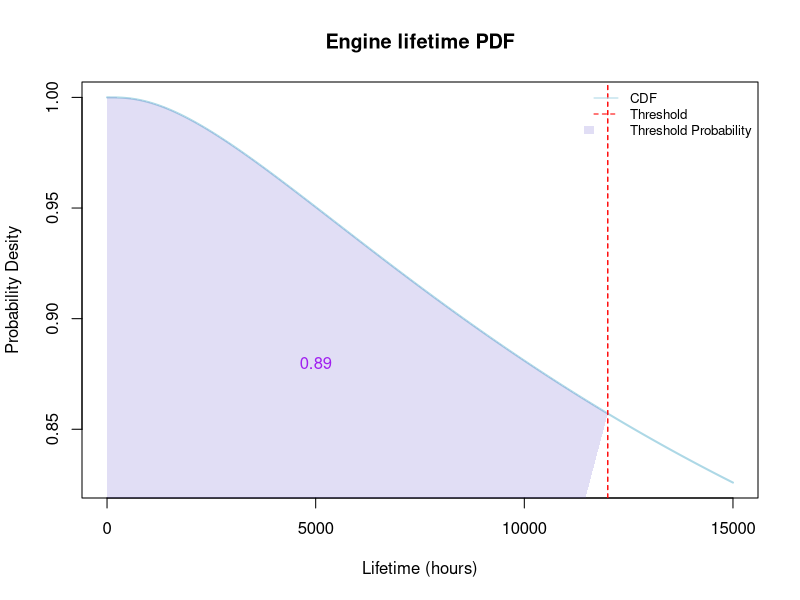
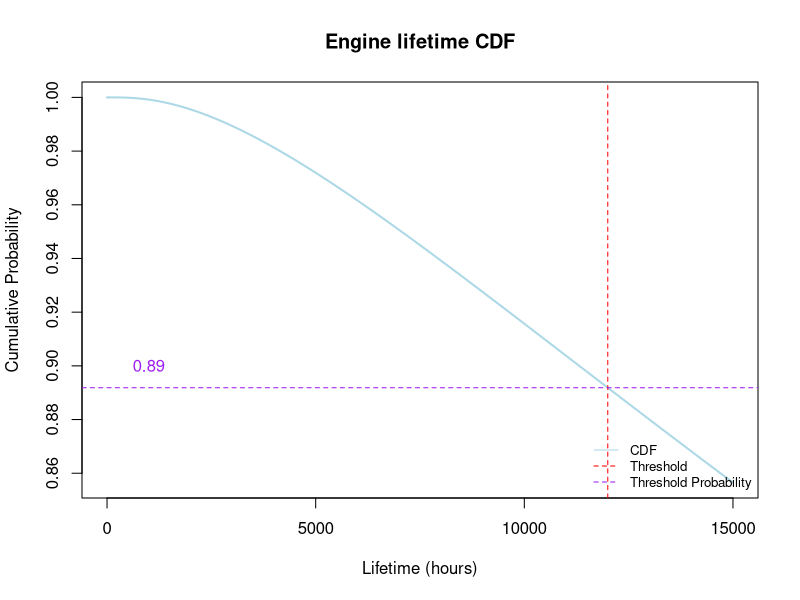

Write the R code that produced these figures, in order.
# Lifetime of an engine


# Parameters
mean_normal <- 11      # mean of the underlying normal distribution
sd_normal <- 1.3       # standard deviation of the underlying normal distribution
threshold_lifetime <- 12000  # threshold value

# Define transparent fill color
red <- 106
green <- 90
blue <- 205
alpha <- 50
purple_trans <- rgb(red, green, blue, alpha, maxColorValue=255)


# Calculate the probability that the lifetime exceeds the threshold
probability_exceeds_threshold <- 1 - pnorm(log(threshold_lifetime), mean = mean_normal, sd = sd_normal)

# Generate a sequence of values for the x-axis
x_values <- seq(0, 15000, length.out = 1000)


# Calculate the PDF values for the generated x_values
pdf_values <- 1 - dnorm(log(x_values), mean = mean_normal, sd = sd_normal)

# PDF Plot
plot(x_values, pdf_values, type = 'l', col = 'lightblue', lwd = 2,
     main = 'Engine lifetime PDF',
     ylab = 'Probability Desity', xlab = 'Lifetime (hours)')

# Add a vertical line at the threshold
abline(v = threshold_lifetime, col = 'red', lty = 2)

# Add a vertical line at the threshold
abline(v = threshold_lifetime, col = 'red', lty = 2)

# Find the x and y coordinates for the polygon
x_polygon <- c(0, seq(0, threshold_lifetime))
y_polygon <- c(0, 1 - dnorm(log(seq(0, threshold_lifetime)), mean = mean_normal, sd = sd_normal))

# Add the filled area below the curve from 0 to threshold_lifetime
polygon(x_polygon, y_polygon, col = purple_trans, border = NA)

# Add legend
legend("topright", legend = c("CDF", "Threshold", "Threshold Probability"), col = c("lightblue", "red", "purple"), border = NA, lty = c(1, 2, 0), fill = c("white", "white", purple_trans), cex = 0.8, bty = "n")

# Add labeling
text(5000, 0.88, "0.89", col = "purple")


# Calculate the CDF values for the generated x_values
cdf_values <- 1 - pnorm(log(x_values), mean = mean_normal, sd = sd_normal)

# CDF Plot
plot(x_values, cdf_values, type = 'l', col = 'lightblue', lwd = 2,
     main = 'Engine lifetime CDF',
     ylab = 'Cumulative Probability', xlab = 'Lifetime (hours)')

# Add a vertical line at the threshold
abline(v = threshold_lifetime, col = 'red', lty = 2)

# Add a horizontal line at the threshold probability
abline(h = probability_exceeds_threshold, col = 'purple', lty = 2)

# Add legend
legend("bottomright", legend = c("CDF", "Threshold", "Threshold Probability"), col = c("lightblue", "red", "purple"), border = NA, lty = c(1, 2, 2), cex = 0.8, bty = "n")

# Add labeling
text(1000, 0.90, "0.89", col = "purple")


# Print the result
cat("Probability that the lifetime exceeds 12,000 hours:", probability_exceeds_threshold, "\n")